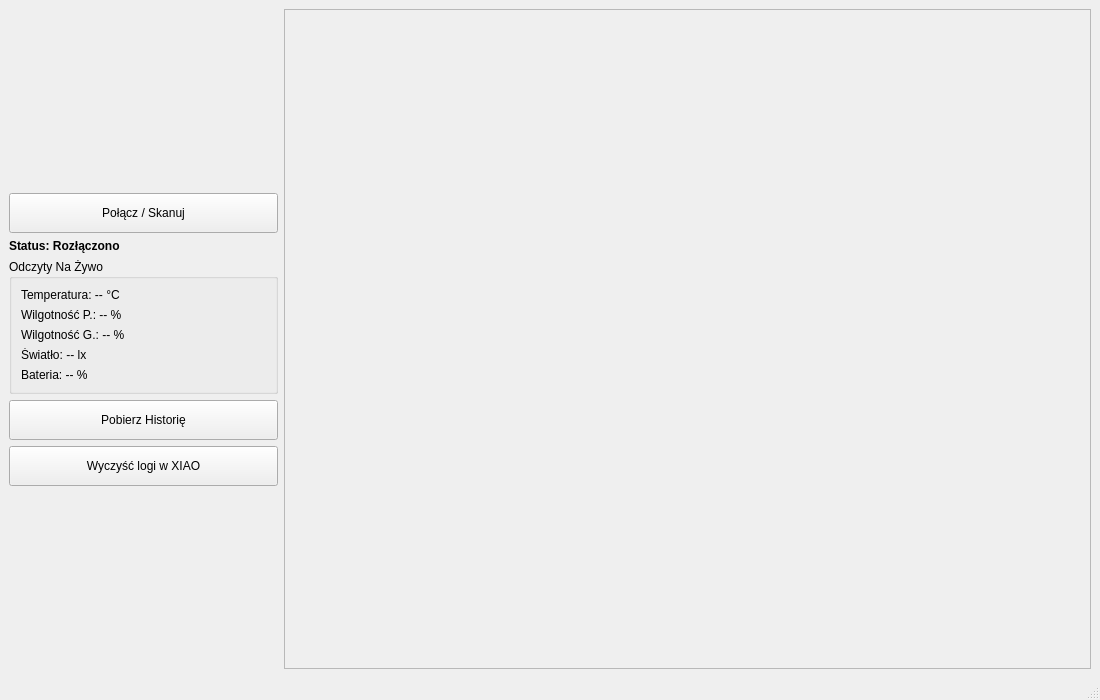
<?xml version="1.0" encoding="UTF-8"?>
<ui version="4.0">
 <class>MainWindow</class>
 <widget class="QMainWindow" name="MainWindow">
  <property name="geometry">
   <rect>
    <x>0</x>
    <y>0</y>
    <width>1100</width>
    <height>700</height>
   </rect>
  </property>
  <property name="windowTitle">
   <string>Dashboard</string>
  </property>
  <widget class="QWidget" name="centralwidget">
   <layout class="QHBoxLayout" name="horizontalLayout" stretch="1,3">
    <item>
     <layout class="QVBoxLayout" name="leftLayout">
      <item>
       <spacer name="verticalSpacer_2">
        <property name="orientation">
         <enum>Qt::Orientation::Vertical</enum>
        </property>
        <property name="sizeHint" stdset="0">
         <size>
          <width>20</width>
          <height>40</height>
         </size>
        </property>
       </spacer>
      </item>
      <item>
       <widget class="QPushButton" name="btnScan">
        <property name="minimumSize">
         <size>
          <width>0</width>
          <height>40</height>
         </size>
        </property>
        <property name="text">
         <string>Połącz / Skanuj</string>
        </property>
       </widget>
      </item>
      <item>
       <widget class="QLabel" name="lblStatus">
        <property name="font">
         <font>
          <bold>true</bold>
         </font>
        </property>
        <property name="text">
         <string>Status: Rozłączono</string>
        </property>
       </widget>
      </item>
      <item>
       <widget class="QGroupBox" name="groupLive">
        <property name="title">
         <string>Odczyty Na Żywo</string>
        </property>
        <layout class="QVBoxLayout" name="verticalLayoutLive">
         <item>
          <widget class="QLabel" name="lblLiveTemp">
           <property name="text">
            <string>Temperatura: -- °C</string>
           </property>
          </widget>
         </item>
         <item>
          <widget class="QLabel" name="lblLiveHum">
           <property name="text">
            <string>Wilgotność P.: -- %</string>
           </property>
          </widget>
         </item>
         <item>
          <widget class="QLabel" name="lblLiveSoil">
           <property name="text">
            <string>Wilgotność G.: -- %</string>
           </property>
          </widget>
         </item>
         <item>
          <widget class="QLabel" name="lblLiveLight">
           <property name="text">
            <string>Światło: -- lx</string>
           </property>
          </widget>
         </item>
         <item>
          <widget class="QLabel" name="lblLiveBattery">
           <property name="text">
            <string>Bateria: -- %</string>
           </property>
          </widget>
         </item>
        </layout>
       </widget>
      </item>
      <item>
       <widget class="QPushButton" name="btnDownloadHistory">
        <property name="minimumSize">
         <size>
          <width>0</width>
          <height>40</height>
         </size>
        </property>
        <property name="text">
         <string>Pobierz Historię</string>
        </property>
       </widget>
      </item>
      <item>
       <widget class="QPushButton" name="btnClearLogs">
        <property name="minimumSize">
         <size>
          <width>0</width>
          <height>40</height>
         </size>
        </property>
        <property name="text">
         <string>Wyczyść logi w XIAO</string>
        </property>
       </widget>
      </item>
      <item>
       <spacer name="verticalSpacer">
        <property name="orientation">
         <enum>Qt::Orientation::Vertical</enum>
        </property>
        <property name="sizeHint" stdset="0">
         <size>
          <width>20</width>
          <height>40</height>
         </size>
        </property>
       </spacer>
      </item>
     </layout>
    </item>
    <item>
     <widget class="QScrollArea" name="scrollArea">
      <property name="widgetResizable">
       <bool>true</bool>
      </property>
      <widget class="QWidget" name="scrollAreaWidgetContents">
       <property name="geometry">
        <rect>
         <x>0</x>
         <y>0</y>
         <width>797</width>
         <height>617</height>
        </rect>
       </property>
       <layout class="QVBoxLayout" name="verticalLayoutScroll">
        <item>
         <layout class="QVBoxLayout" name="chartLayoutTemp">
          <item>
           <layout class="QVBoxLayout" name="chartLayoutSoil"/>
          </item>
         </layout>
        </item>
        <item>
         <layout class="QVBoxLayout" name="chartLayoutHum"/>
        </item>
        <item>
         <layout class="QVBoxLayout" name="chartLayoutLight"/>
        </item>
       </layout>
      </widget>
     </widget>
    </item>
   </layout>
  </widget>
  <widget class="QMenuBar" name="menubar">
   <property name="geometry">
    <rect>
     <x>0</x>
     <y>0</y>
     <width>1100</width>
     <height>30</height>
    </rect>
   </property>
  </widget>
  <widget class="QStatusBar" name="statusbar"/>
 </widget>
 <resources/>
 <connections/>
</ui>
